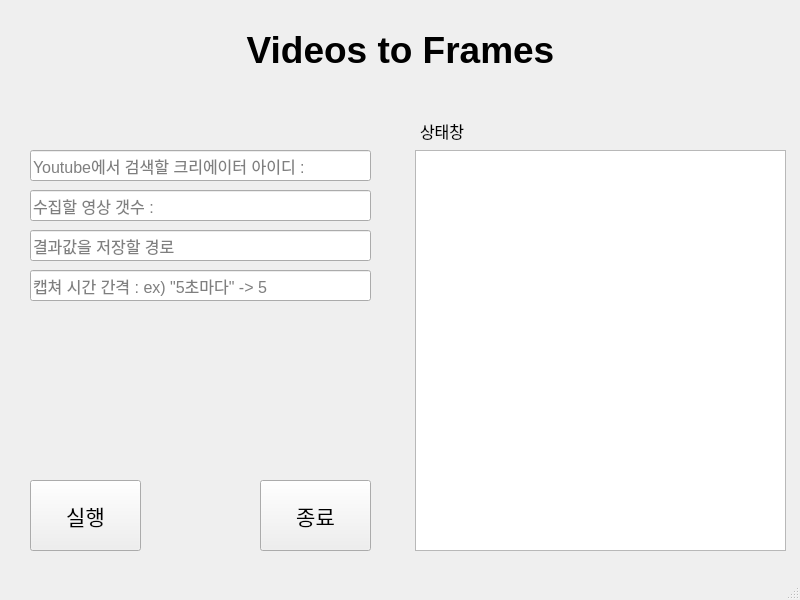
<?xml version="1.0" encoding="UTF-8"?>
<ui version="4.0">
 <class>MainWindow</class>
 <widget class="QMainWindow" name="MainWindow">
  <property name="geometry">
   <rect>
    <x>0</x>
    <y>0</y>
    <width>800</width>
    <height>600</height>
   </rect>
  </property>
  <property name="windowTitle">
   <string>MainWindow</string>
  </property>
  <widget class="QWidget" name="centralwidget">
   <widget class="QLabel" name="title_label">
    <property name="geometry">
     <rect>
      <x>10</x>
      <y>10</y>
      <width>781</width>
      <height>81</height>
     </rect>
    </property>
    <property name="font">
     <font>
      <pointsize>48</pointsize>
     </font>
    </property>
    <property name="text">
     <string>&lt;html&gt;&lt;head/&gt;&lt;body&gt;&lt;p align=&quot;center&quot;&gt;&lt;span style=&quot; font-size:28pt; font-weight:600;&quot;&gt;Videos to Frames&lt;/span&gt;&lt;/p&gt;&lt;/body&gt;&lt;/html&gt;</string>
    </property>
    <property name="scaledContents">
     <bool>true</bool>
    </property>
   </widget>
   <widget class="QLineEdit" name="channel_lineEdit">
    <property name="geometry">
     <rect>
      <x>30</x>
      <y>150</y>
      <width>341</width>
      <height>31</height>
     </rect>
    </property>
    <property name="font">
     <font>
      <pointsize>12</pointsize>
     </font>
    </property>
    <property name="placeholderText">
     <string>Youtube에서 검색할 크리에이터 아이디 :</string>
    </property>
    <property name="clearButtonEnabled">
     <bool>false</bool>
    </property>
   </widget>
   <widget class="QLineEdit" name="cnt_lineEdit">
    <property name="geometry">
     <rect>
      <x>30</x>
      <y>190</y>
      <width>341</width>
      <height>31</height>
     </rect>
    </property>
    <property name="font">
     <font>
      <pointsize>12</pointsize>
     </font>
    </property>
    <property name="placeholderText">
     <string>수집할 영상 갯수 :</string>
    </property>
   </widget>
   <widget class="QLineEdit" name="dir_lineEdit">
    <property name="geometry">
     <rect>
      <x>30</x>
      <y>230</y>
      <width>341</width>
      <height>31</height>
     </rect>
    </property>
    <property name="font">
     <font>
      <pointsize>12</pointsize>
     </font>
    </property>
    <property name="placeholderText">
     <string>결과값을 저장할 경로</string>
    </property>
   </widget>
   <widget class="QTextBrowser" name="output_textBrowser">
    <property name="geometry">
     <rect>
      <x>415</x>
      <y>150</y>
      <width>371</width>
      <height>401</height>
     </rect>
    </property>
   </widget>
   <widget class="QLabel" name="output_label">
    <property name="geometry">
     <rect>
      <x>420</x>
      <y>120</y>
      <width>121</width>
      <height>21</height>
     </rect>
    </property>
    <property name="font">
     <font>
      <pointsize>12</pointsize>
     </font>
    </property>
    <property name="text">
     <string>상태창</string>
    </property>
   </widget>
   <widget class="QPushButton" name="start_pushButton">
    <property name="geometry">
     <rect>
      <x>30</x>
      <y>480</y>
      <width>111</width>
      <height>71</height>
     </rect>
    </property>
    <property name="font">
     <font>
      <pointsize>16</pointsize>
     </font>
    </property>
    <property name="text">
     <string>실행</string>
    </property>
   </widget>
   <widget class="QPushButton" name="stop_pushButton">
    <property name="geometry">
     <rect>
      <x>260</x>
      <y>480</y>
      <width>111</width>
      <height>71</height>
     </rect>
    </property>
    <property name="font">
     <font>
      <pointsize>16</pointsize>
     </font>
    </property>
    <property name="text">
     <string>종료</string>
    </property>
   </widget>
   <widget class="QLineEdit" name="frame_lineEdit">
    <property name="geometry">
     <rect>
      <x>30</x>
      <y>270</y>
      <width>341</width>
      <height>31</height>
     </rect>
    </property>
    <property name="font">
     <font>
      <pointsize>12</pointsize>
     </font>
    </property>
    <property name="text">
     <string/>
    </property>
    <property name="placeholderText">
     <string>캡쳐 시간 간격 : ex) &quot;5초마다&quot; -&gt; 5</string>
    </property>
   </widget>
   <widget class="QLabel" name="logo_label">
    <property name="geometry">
     <rect>
      <x>50</x>
      <y>350</y>
      <width>331</width>
      <height>91</height>
     </rect>
    </property>
    <property name="text">
     <string/>
    </property>
    <property name="pixmap">
     <pixmap resource="resource.qrc">:/image/colour_logo.png</pixmap>
    </property>
   </widget>
  </widget>
  <widget class="QStatusBar" name="statusbar"/>
  <widget class="QMenuBar" name="menubar">
   <property name="geometry">
    <rect>
     <x>0</x>
     <y>0</y>
     <width>800</width>
     <height>21</height>
    </rect>
   </property>
  </widget>
 </widget>
 <resources>
  <include location="resource.qrc"/>
 </resources>
 <connections/>
 <slots>
  <slot>start()</slot>
  <slot>stop()</slot>
 </slots>
</ui>
